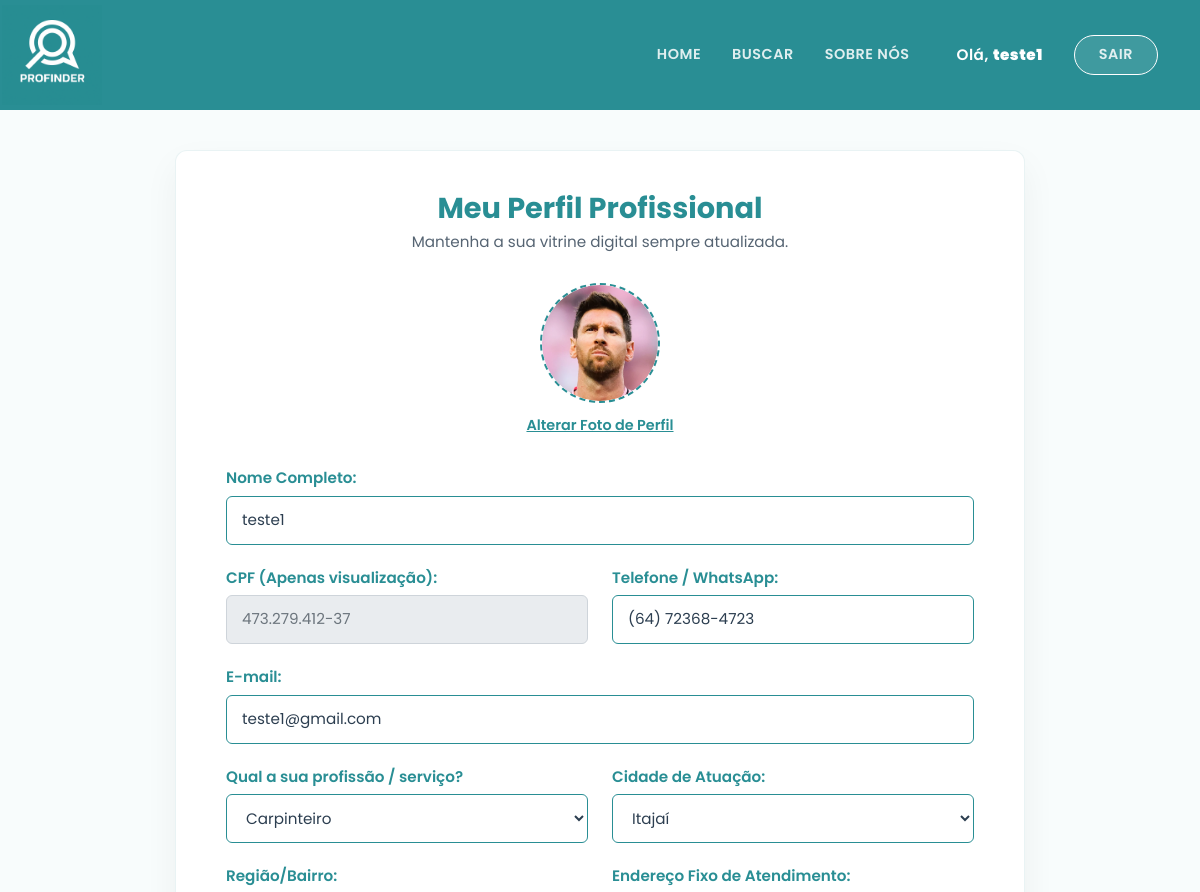
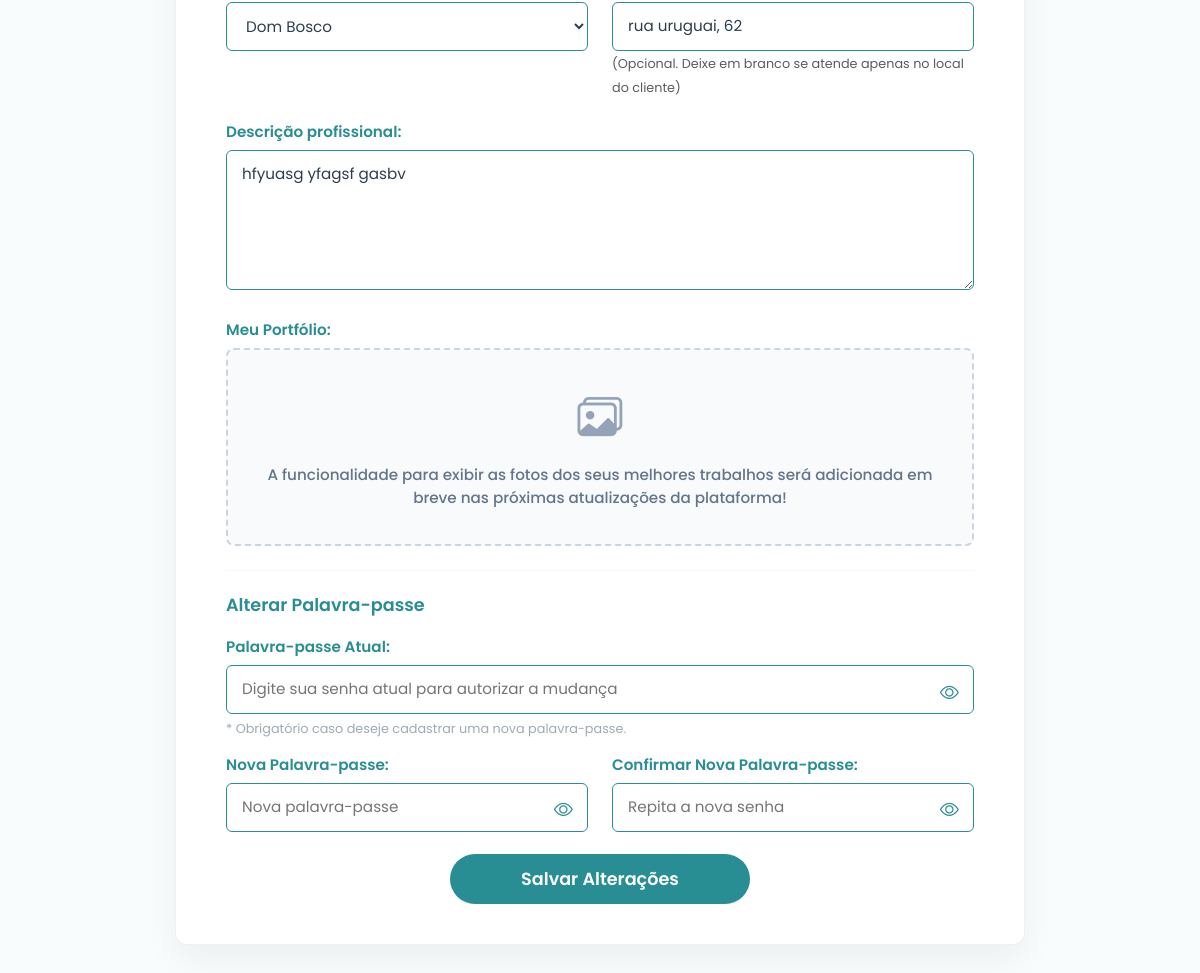
The page /meu-perfil (signed in) on the database its author committed (2 pictures, top to bottom).
### app.py (models this page shows, shortened)
class Profissional(db.Model, UserMixin):
    id = db.Column(db.Integer, primary_key=True)
    nome = db.Column(db.String(100), nullable=False)
    cpf = db.Column(db.String(11), unique=True, nullable=False)
    email = db.Column(db.String(120), unique=True, nullable=False)
    senha = db.Column(db.String(128), nullable=False)
    telefone = db.Column(db.String(20), nullable=True)
    profissao = db.Column(db.String(50), nullable=False)
    cidade = db.Column(db.String(100), nullable=False)
    regiao = db.Column(db.String(100), nullable=False)
    endereco_fixo = db.Column(db.String(255), nullable=True)
    descricao = db.Column(db.Text, nullable=True)
    avaliacao = db.Column(db.Float, default=5.0)
    foto = db.Column(db.String(255), default='https://cdn-icons-png.flaticon.com/512/3135/3135715.png')
    tipo_conta = db.Column(db.String(20), default='profissional')
    trabalhos = db.relationship('Portfolio', backref='profissional', lazy=True, cascade='all, delete-orphan')
    solicitacoes_recebidas = db.relationship('SolicitacaoServico', backref='profissional_solicitado', lazy=True, cascade='all, delete-orphan')

### app.py (the view, shortened to what this page needs)
@app.route('/meu-perfil', methods=['GET', 'POST'])
@login_required
def meu_perfil():
    if current_user.tipo_conta == 'profissional':
        trabalhos_portfolio = Portfolio.query.filter_by(profissional_id=current_user.id).all()
        solicitacoes_recebidas = SolicitacaoServico.query.filter_by(profissional_id=current_user.id).order_by(SolicitacaoServico.data_solicitacao.desc()).all()
        return render_template('meu_perfil_profissional.html', trabalhos=trabalhos_portfolio, solicitacoes=solicitacoes_recebidas)
    else:
        minhas_solicitacoes = SolicitacaoServico.query.filter_by(cliente_id=current_user.id).order_by(SolicitacaoServico.data_solicitacao.desc()).all()
        return render_template('meu_perfil_cliente.html', solicitacoes=minhas_solicitacoes)

### app.py (called while the page is built)
@login_manager.user_loader
def load_user(user_id):
    try:
        tipo, real_id = user_id.split('_')
        if tipo == 'usuario':
            return Usuario.query.get(int(real_id))
        elif tipo == 'profissional':
            return Profissional.query.get(int(real_id))
    except ValueError:
        user = Usuario.query.get(int(user_id))
        if user:
            return user
        return Profissional.query.get(int(user_id))
    return None

### app/templates/meu_perfil_profissional.html (shortened to what this page needs)
<!DOCTYPE html>
<html lang="pt-BR">
<head>
    <link href="https://cdn.jsdelivr.net/npm/bootstrap@5.3.2/dist/css/bootstrap.min.css" rel="stylesheet">
    <link rel="stylesheet" href="https://cdn.jsdelivr.net/npm/bootstrap-icons@1.11.1/font/bootstrap-icons.css">
</head>
<body>
    <nav class="navbar navbar-expand-lg navbar-profinder sticky-top">
        <div class="container">
            <a class="navbar-brand" href="{{ url_for('index') }}">
                <img src="{{ url_for('static', filename='img/logo-nome.png') }}" alt="Logo ProFinder">
            </a>
            <div class="collapse navbar-collapse justify-content-end" id="navbarNav">
                <ul class="navbar-nav align-items-center">
                    <li class="nav-item"><a class="nav-link" href="{{ url_for('index') }}">Home</a></li>
                    <li class="nav-item"><a class="nav-link" href="{{ url_for('busca_servicos') }}">Buscar</a></li>
                    <li class="nav-item"><a class="nav-link" href="{{ url_for('sobre') }}">Sobre Nós</a></li>
                    {% if current_user.is_authenticated %}
                        <li class="nav-item ms-lg-3 mt-3 mt-lg-0 d-none d-lg-block">
                            <span class="nav-link active" style="text-transform: none; font-size: 0.95rem;">Olá, <strong>{{ current_user.nome.split()[0] }}</strong></span>
                        </li>
                        <li class="nav-item ms-lg-2 mt-2 mt-lg-0">
                            <a class="nav-link btn-login-nav border border-white rounded-pill px-4" href="{{ url_for('logout') }}" style="background-color: rgba(255,255,255,0.1);">Sair</a>
                        </li>
                    {% endif %}
                </ul>
            </div>
        </div>
    </nav>
    <main class="main-container">
        <div class="card-perfil">
            <div class="cabecalho-perfil">
                <h1 class="titulo-card">Meu Perfil Profissional</h1>
                <p class="subtitulo-card">Mantenha a sua vitrine digital sempre atualizada.</p>
            </div>
            <form id="formPerfil" action="{{ url_for('meu_perfil') }}" method="POST" enctype="multipart/form-data">
                <div class="foto-upload-container" onclick="document.getElementById('inputFoto').click();">
                    <div class="foto-circle" id="fotoPreviewContainer">
                        {% if current_user.foto and current_user.foto != 'https://cdn-icons-png.flaticon.com/512/3135/3135715.png' %}
                            <img src="{{ current_user.foto }}" alt="Sua Foto">
                        {% else %}
                            <i class="bi bi-camera" id="iconeCamera"></i>
                        {% endif %}
                    </div>
                    <span class="foto-label">Alterar Foto de Perfil</span>
                </div>
                <div class="row row-espaco">
                    <div class="col-12">
                        <label class="form-label-custom">Nome Completo:</label>
                        <input type="text" class="form-control-custom" name="nome" value="{{ current_user.nome }}" required>
                    </div>
                </div>
                <div class="row row-espaco">
                    <div class="col-md-6 mb-3 mb-md-0">
                        <label class="form-label-custom">CPF (Apenas visualização):</label>
                        <input type="text" class="form-control-custom form-control-disabled" id="cpf-visualizacao" value="{{ current_user.cpf }}" readonly>
                    </div>
                    <div class="col-md-6">
                        <label class="form-label-custom">Telefone / WhatsApp:</label>
                        <input type="text" class="form-control-custom" name="telefone" placeholder="(00) 00000-0000" oninput="mascaraTelefone(this)" maxlength="15" value="{{ current_user.telefone or '' }}" required autocomplete="tel">
                    </div>
                </div>
                <div class="row row-espaco">
                    <div class="col-12">
                        <label class="form-label-custom">E-mail:</label>
                        <input type="email" class="form-control-custom" name="email" value="{{ current_user.email }}" required>
                    </div>
                </div>
                <div class="row row-espaco">
                    <div class="col-md-6 mb-3 mb-md-0">
                        <label class="form-label-custom">Qual a sua profissão / serviço?</label>
                        <select class="form-select-custom" name="profissao" required>
                            <option value="Carpinteiro" {% if current_user.profissao == 'Carpinteiro' %}selected{% endif %}>Carpinteiro</option>
                        </select>
                    </div>
                    <div class="col-md-6">
                        <label class="form-label-custom">Cidade de Atuação:</label>
                        <select class="form-select-custom" name="cidade" id="selectCidade" onchange="atualizarRegioesPerfil()" required>
                            <option value="Itajaí" {% if current_user.cidade == 'Itajaí' %}selected{% endif %}>Itajaí</option>
                        </select>
                    </div>
                </div>
                <div class="row row-espaco">
                    <div class="col-md-6 mb-3 mb-md-0">
                        <label class="form-label-custom">Região/Bairro:</label>
                        <select class="form-select-custom" name="regiao" id="selectRegiao" required data-regiao-atual="{{ current_user.regiao }}">
                            <option value="" disabled selected>Selecione a cidade primeiro</option>
                        </select>
                    </div>
                    <div class="col-md-6">
                        <label class="form-label-custom">Endereço Fixo de Atendimento:</label>
                        <input type="text" class="form-control-custom" name="endereco_fixo" placeholder="Ex: Rua das Flores, 123 - Loja 2" value="{{ current_user.endereco_fixo or '' }}">
                        <small class="form-text text-muted" style="font-size: 0.8rem;">(Opcional. Deixe em branco se atende apenas no local do cliente)</small>
                    </div>
                </div>
                <div class="row row-espaco">
                    <div class="col-12">
                        <label class="form-label-custom">Descrição profissional:</label>
                        <textarea class="form-control-custom" name="descricao" rows="5" placeholder="Descreva os seus serviços, anos de experiência e o que o diferencia ..." required>{{ current_user.descricao or '' }}</textarea>
                    </div>
                </div>
                <div class="row row-espaco mt-2 mb-4">
                    <div class="col-12">
                        <label class="form-label-custom">Meu Portfólio:</label>
                        <div class="portfolio-placeholder">
                            <i class="bi bi-images"></i>
                            <p>A funcionalidade para exibir as fotos dos seus melhores trabalhos será adicionada em breve nas próximas atualizações da plataforma!</p>
                        </div>
                    </div>
                </div>
                <hr class="mt-4 mb-4" style="border-color: rgba(0,0,0,0.1);">
                <h5 style="color: var(--cor-primaria); font-weight: 600; font-size: 1.1rem; margin-bottom: 20px;">Alterar Palavra-passe</h5>
                <div class="row row-espaco">
                    <div class="col-12 mb-3">
                        <label class="form-label-custom">Palavra-passe Atual:</label>
                        <div class="password-container">
                            <input type="password" class="form-control-custom" name="senha_atual" id="senha_atual" placeholder="Digite sua senha atual para autorizar a mudança">
                            <i class="bi bi-eye toggle-password" onclick="togglePassword('senha_atual', this)"></i>
                        </div>
                        <span class="aviso-senha">* Obrigatório caso deseje cadastrar uma nova palavra-passe.</span>
                    </div>
                    <div class="col-md-6 mb-3 mb-md-0">
                        <label class="form-label-custom">Nova Palavra-passe:</label>
                        <div class="password-container">
                            <input type="password" class="form-control-custom" name="nova_senha" id="nova_senha" placeholder="Nova palavra-passe">
                            <i class="bi bi-eye toggle-password" onclick="togglePassword('nova_senha', this)"></i>
                        </div>
                    </div>
                    <div class="col-md-6">
                        <label class="form-label-custom">Confirmar Nova Palavra-passe:</label>
                        <div class="password-container">
                            <input type="password" class="form-control-custom" name="confirma_senha" id="confirma_senha" placeholder="Repita a nova senha">
                            <i class="bi bi-eye toggle-password" onclick="togglePassword('confirma_senha', this)"></i>
                        </div>
                    </div>
                </div>
                <button type="submit" class="btn-submit">Salvar Alterações</button>
            </form>
        </div>
    </main>
</body>
</html>

### app/templates/meu_perfil_profissional.html (style rules this page uses)
:root { --cor-primaria: #298e94; --cor-primaria-hover: #217279; --cor-texto-escuro: #2c3e50; --cor-fundo: #f8fcfc; --cor-placeholder: #a0aab5; }
body { font-family: 'Poppins', sans-serif; background-color: var(--cor-fundo); min-height: 100vh; margin: 0; display: flex; flex-direction: column; }
.navbar-profinder { background-color: var(--cor-primaria); padding: 0; }
.navbar-brand img { height: 100px; margin-left: -40px; transition: opacity 0.3s ease; }
.nav-link { color: rgba(255, 255, 255, 0.85) !important; font-weight: 600; font-size: 0.9rem; text-transform: uppercase; letter-spacing: 0.5px; margin-left: 15px; position: relative; transition: color 0.3s ease; }
.nav-link:hover, .nav-link.active { color: white !important; }
.btn-login-nav { transition: all 0.3s ease !important; }
.main-container { flex: 1; padding: 40px 20px; display: flex; justify-content: center; align-items: flex-start; }
.card-perfil { background-color: white; border-radius: 12px; padding: 40px 50px; width: 100%; max-width: 850px; box-shadow: 0 15px 35px rgba(0,0,0,0.05); border: 1px solid rgba(41, 142, 148, 0.1); }
.cabecalho-perfil { text-align: center; margin-bottom: 30px; }
.titulo-card { color: var(--cor-primaria); font-weight: 700; font-size: 1.8rem; margin-bottom: 5px; }
.subtitulo-card { color: var(--cor-texto-escuro); font-size: 0.95rem; font-weight: 400; opacity: 0.8; }
.foto-upload-container { display: flex; flex-direction: column; align-items: center; margin-bottom: 30px; cursor: pointer; }
.foto-circle { width: 120px; height: 120px; border: 2px dashed var(--cor-primaria); border-radius: 50%; display: flex; justify-content: center; align-items: center; color: var(--cor-primaria); font-size: 35px; margin-bottom: 12px; transition: all 0.3s; overflow: hidden; background-color: #f8fcfc; }
.foto-circle img { width: 100%; height: 100%; object-fit: cover; border-radius: 50%; }
.foto-label { color: var(--cor-primaria); font-size: 0.9rem; font-weight: 600; text-decoration: underline; }
.form-label-custom { color: var(--cor-primaria); font-weight: 600; margin-bottom: 6px; font-size: 0.95rem; display: block; }
.form-control-custom, .form-select-custom { width: 100%; padding: 12px 15px; border: 1px solid var(--cor-primaria); border-radius: 6px; font-family: 'Poppins', sans-serif; font-size: 0.95rem; color: var(--cor-texto-escuro); outline: none; transition: all 0.3s; background-color: transparent; }
.form-control-disabled { background-color: #e9ecef; color: #6c757d; border-color: #ced4da; cursor: not-allowed; }
.password-container { position: relative; width: 100%; }
.password-container .form-control-custom { padding-right: 45px; }
.toggle-password { position: absolute; right: 15px; top: 14px; cursor: pointer; color: var(--cor-primaria); font-size: 1.2rem; transition: color 0.3s; }
.row-espaco { margin-bottom: 22px; }
.btn-submit { background-color: var(--cor-primaria); color: white; font-weight: 600; padding: 12px 40px; font-size: 1.1rem; border: none; border-radius: 30px; transition: all 0.3s; width: 100%; max-width: 300px; margin: 20px auto 0; display: block; }
.aviso-senha { font-size: 0.8rem; color: var(--cor-placeholder); margin-top: 5px; display: block; }
.portfolio-placeholder { border: 2px dashed #cbd5e1; border-radius: 8px; padding: 35px 20px; text-align: center; background-color: #f8fafc; color: var(--cor-texto-escuro); display: flex; flex-direction: column; align-items: center; gap: 12px; margin-top: 5px; }
.portfolio-placeholder i { font-size: 2.8rem; color: #94a3b8; }
.portfolio-placeholder p { margin: 0; font-size: 0.95rem; font-weight: 500; color: #64748b; }

### rows shown on the page
Profissional: nome "teste1", foto (picture), cpf "473.279.412-37", telefone "(64) 72368-4723", email "teste1@gmail.com", profissao "Carpinteiro", cidade "Itajaí", regiao "Dom Bosco", endereco_fixo "rua uruguai, 62", descricao "hfyuasg yfagsf gasbv"
